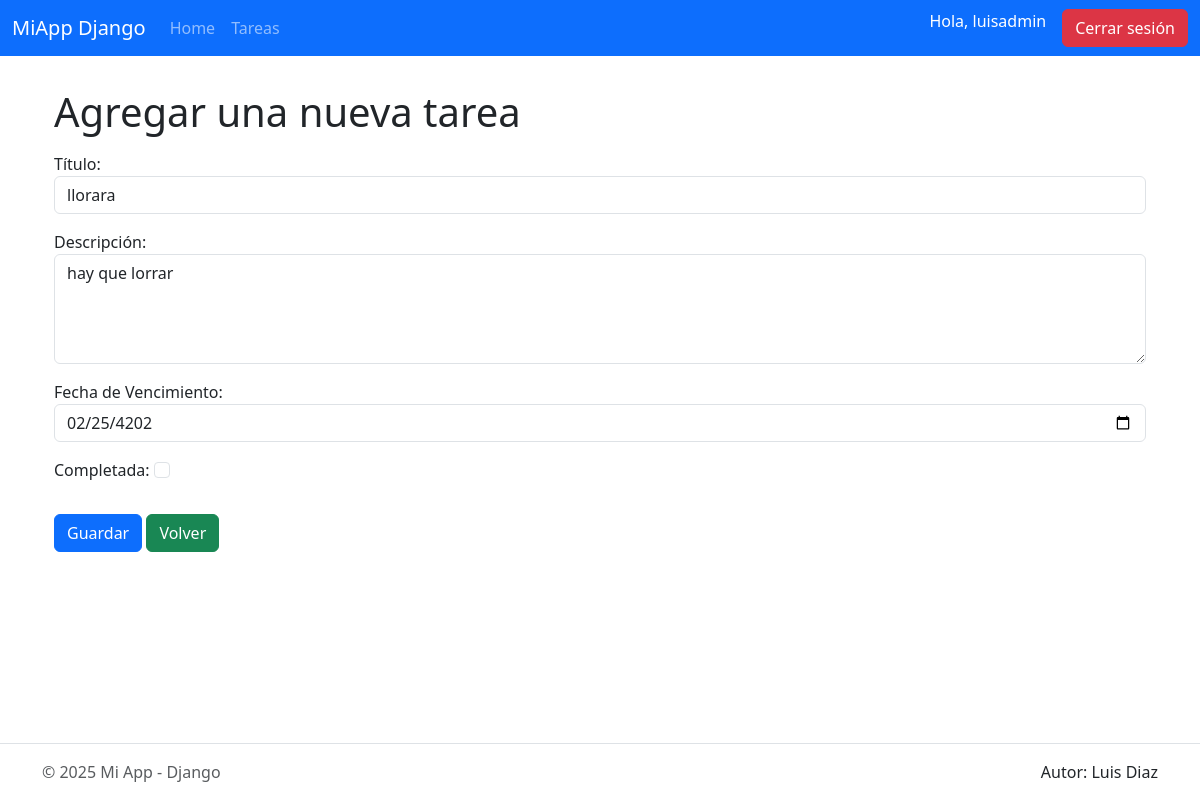
Screenshot of /gestorapp/tareas/11/editar/ (signed in) with the database file from the repository.
### GestorApp/models.py (models this page shows, shortened)
class Tarea(models.Model):
    titulo = models.CharField("Título", max_length=150)
    descripcion = models.TextField("Descripción", blank=True, null=True)
    fecha_limite = models.DateField("Fecha límite", null=True, blank=True)
    completada = models.BooleanField("Completada", default=False)
    usuario = models.ForeignKey(User, on_delete=models.CASCADE, related_name='tareas')
    creado_en = models.DateTimeField("Creado en", auto_now_add=True)
    actualizado_en = models.DateTimeField("Actualizado en", auto_now=True)
    class Meta:
        ordering = ['completada', 'fecha_limite', '-creado_en']
        verbose_name = "Tarea"
        verbose_name_plural = "Tareas"

### GestorApp/views.py (the view, shortened to what this page needs)
# urls.py: path('tareas/<int:pk>/editar/', EditarTarea.as_view(), name='editar_tarea'),
class EditarTarea(LoginRequiredMixin,UserPassesTestMixin, UpdateView):
    model = Tarea
    form_class = TareaForm
    template_name = 'editar_tarea.html'
    success_url = reverse_lazy('tareas')
    login_url = 'login'
    def test_func(self):
        tarea = self.get_object()
        return self.request.user == tarea.usuario or self.request.user.is_superuser

### GestorApp/formularios.py (shortened to what this page needs)
class TareaForm(forms.ModelForm):
    class Meta:
        model = Tarea
        fields = ['titulo', 'descripcion', 'fecha_limite', 'completada']
        labels = {
            'titulo': 'Título',
            'descripcion': 'Descripción',
            'fecha_limite': 'Fecha de Vencimiento',
            'completada': 'Completada',
        }
        widgets = {
            'titulo': forms.TextInput(attrs={
                'class': 'form-control',
                'placeholder': 'Escribe un título breve para la tarea',
            }),
            'descripcion': forms.Textarea(attrs={
                'class': 'form-control',
                'rows': 4,
                'placeholder': 'Agrega una descripción opcional...',
            }),
            'fecha_limite': forms.DateInput(attrs={
                'type': 'date',
                'class': 'form-control',
            }),
            'completada': forms.CheckboxInput(attrs={
                'class': 'form-check-input',
            }),
        }

### GestorApp/templates/editar_tarea.html (shortened to what this page needs)
{% extends "base.html" %}
{% block content %}
<div class="container mt-2">
    <h1>Agregar una nueva tarea</h1>
    <div class="mt-3">
        <form method="POST">
            {{ form.as_p }}
            <button type="submit" class="btn btn-primary mt-3">Guardar</button>
            <a href="{% url 'tareas' %}" class="btn btn-success mt-3">Volver</a>
        </form>
    </div>
</div>
{% endblock %}

### GestorApp/templates/base.html (shortened to what this page needs)
<!DOCTYPE html>
<html lang="en">
<head>
    {% load static %}
    <link href="https://cdn.jsdelivr.net/npm/bootstrap@5.3.8/dist/css/bootstrap.min.css" rel="stylesheet">
    <link rel="stylesheet" href="{% static 'GestorApp/css/style.css' %}">
</head>
<body>
    <nav class="navbar navbar-expand-lg bg-primary navbar-dark">
        <div class="container-fluid">
            <a class="navbar-brand" href="#">MiApp Django</a>
            <div class="collapse navbar-collapse" id="navbarNav">
                <ul class="navbar-nav me-auto">
                    <li class="nav-item">
                        <a class="nav-link {% if request.resolver_match.url_name == 'home' %}active{% endif %}" href="{% url 'home' %}">
                            Home
                        </a>
                    </li>
                    {% if user.is_authenticated %}
                    <li class="nav-item">
                        <a class="nav-link {% if request.resolver_match.url_name == 'tareas' %}active{% endif %}" href="{% url 'tareas' %}">
                            Tareas
                        </a>
                    </li>
                    {% endif %}
                </ul>
                <ul class="navbar-nav ms-auto">
                    {% if user.is_authenticated %}
                    <li class="nav-item">
                        <span class="navbar-text text-white me-2">Hola, {{ user.username }}</span>
                    </li>
                    <li class="nav-item">
                        <a class="btn btn-danger ms-2" href="{% url 'logout' %}">Cerrar sesión</a>
                    </li>
                    {% endif %}
                </ul>
            </div>
        </div>
    </nav>
    <main class="container my-4 flex-fill">
        {% block content %}
        {% endblock %}
    </main>
    <footer class="border-top py-3 mt-auto">
        <div class="container d-flex flex-wrap justify-content-between align-items-center">
            <div class="col-md-4 d-flex align-items-center">
                <span class="mb-3 mb-md-0 text-body-secondary">© 2025 Mi App - Django</span>
            </div>
            <ul class="nav col-md-4 justify-content-end list-unstyled d-flex">
                <li>Autor: Luis Diaz</li>
            </ul>
        </div>
    </footer>
</body>
</html>

### GestorApp/static/GestorApp/css/style.css (style rules this page uses)
html, body { height: 100%; margin: 0; }
body { display: flex; flex-direction: column; min-height: 100vh; }
main { flex: 1; }

### rows the page displays
Tarea: titulo "llorara", descripcion "hay que lorrar", fecha_limite "02/25/4202"

### other values shown
{{ user.username }} "luisadmin"
